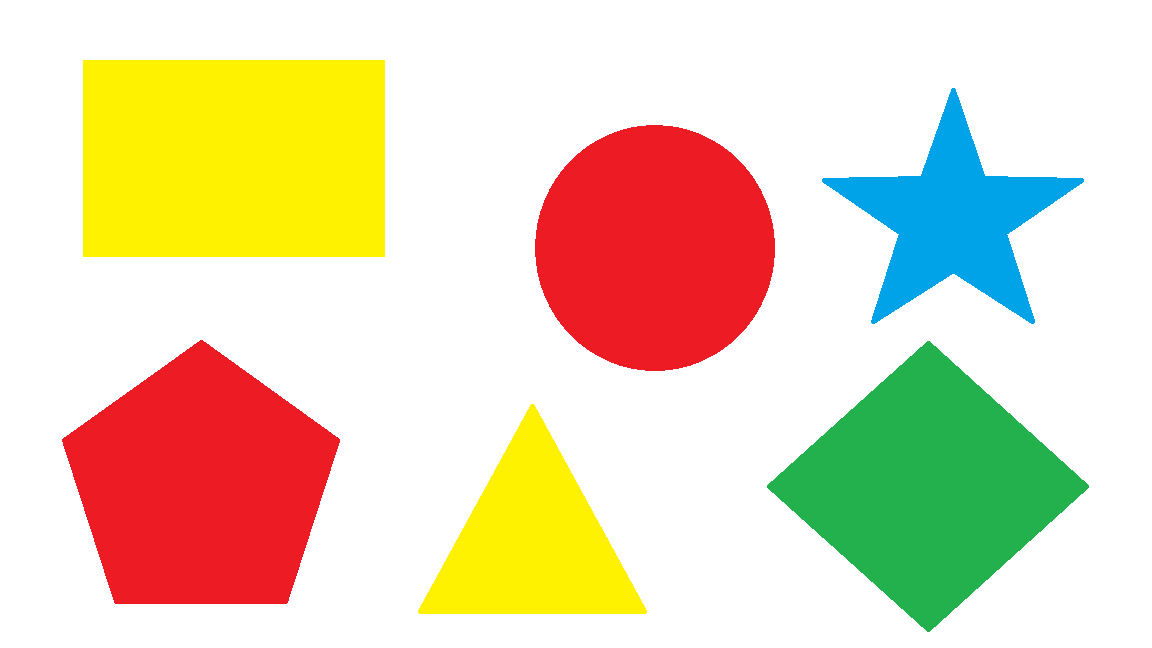
#> input picture OpenCVImage.png, 1152 x 648 px, found by its file name
$ python shapeAndColorRecognitionOpenCV.py
#> lines starting #> are read from the running program, lines starting #| are printed output that depends on the picture; after the words box and inside, x2 and y2 are one past the last pixel; in counts of white or black regions, pixels touching at a corner belong together
import cv2
import numpy as np
from matplotlib import pyplot as plt
import imutils

#Definisemo text i font
def writeText(text:str, x:int, y:int):
    cv2.putText(img,  text, (int(x- len(text)* 4),int(y+3.5)),
                    cv2.FONT_HERSHEY_DUPLEX, 0.5, (10 ,10,10), 1)

#Definisemo putanju sa koje citamo sliku
img = cv2.imread("C:/OpenCV/17200_17339_Projekat2/OpenCVImage.png")
#> img is the input picture: shape (648, 1152, 3); mean B, G, R 185.6, 216.2, 230.9

#Dictionary ("numberOfAngles","Name")
shapeDict:dict = {3:"triangle",4:"rectangle",5:"pengaton",10:"star"}

#Konverzija boja iz jednog u drugi "svet"
gray = cv2.cvtColor(img, cv2.COLOR_BGRA2GRAY)
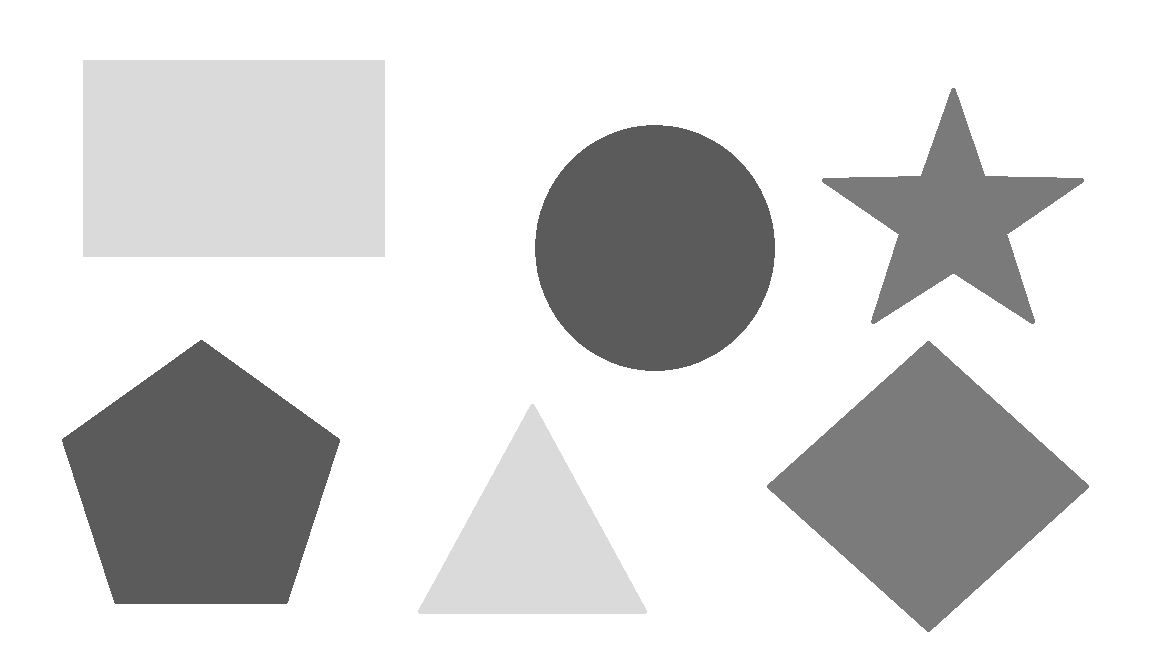
#> gray: shape (648, 1152); min 91, max 255, mean 217

hsv = cv2.cvtColor(img,cv2.COLOR_BGR2HSV)
#> hsv: shape (648, 1152, 3); mean H, S, V 33.9, 78.9, 247

#Numpy array opsezi
lower_yellow = np.array([25,70,120])
upper_yellow = np.array([30,255,255])

lower_green = np.array([40,70,80])
upper_green = np.array([70,255,255])

lower_red = np.array([0,50,120])
upper_red = np.array([10,255,255])

lower_red1 = np.array([170,50,50])
upper_red1 = np.array([180,255,255])

lower_blue = np.array([90,60,0])
upper_blue = np.array([121,255,255])

#Maske za propoznavanje boja u definisanim opsezima

maskList:list = list()
maskList.append(("Yellow",cv2.inRange(hsv,lower_yellow,upper_yellow)))
maskList.append(("Green",cv2.inRange(hsv,lower_green,upper_green)))
maskList.append(("Red",cv2.inRange(hsv,lower_red,upper_red) + cv2.inRange(hsv, lower_red1, upper_red1)))
maskList.append(("Blue",cv2.inRange(hsv, lower_blue,upper_blue)))


#Pribavljanje liste kontura po bojama

lista:list = list()
lista = map(lambda x: (x[0], imutils.grab_contours(cv2.findContours(x[1],cv2.RETR_TREE,cv2.CHAIN_APPROX_SIMPLE))),maskList)

#Lista lista
#Prolazak po konturama i po bojama
#counturs[0] <- Boja
#counturs[1] <- Lista kontura u toj boji

for contours in lista:
    for contour in contours[1]:
        approx = cv2.approxPolyDP(
        contour, 0.01 * cv2.arcLength(contour, True), True)
        cv2.drawContours(img, [contour], 0, (0, 0, 0), 1)

        approx = len(cv2.approxPolyDP(  #approx <- pamti broj uglova mnogougla
        contour, 0.01 * cv2.arcLength(contour, True), True))
        M = cv2.moments(contour) #Trazi centar figure kako bi ispisao u njoj oblik i boju
        if M['m00'] != 0.0:
            x = int(M['m10']/M['m00'])
            y = int(M['m01']/M['m00'])


        if approx in shapeDict.keys():
            writeText( contours[0] +" "+ shapeDict[approx],x,y)
        else:
            writeText( contours[0] +" circle",x,y)
#> this loop made 4 passes
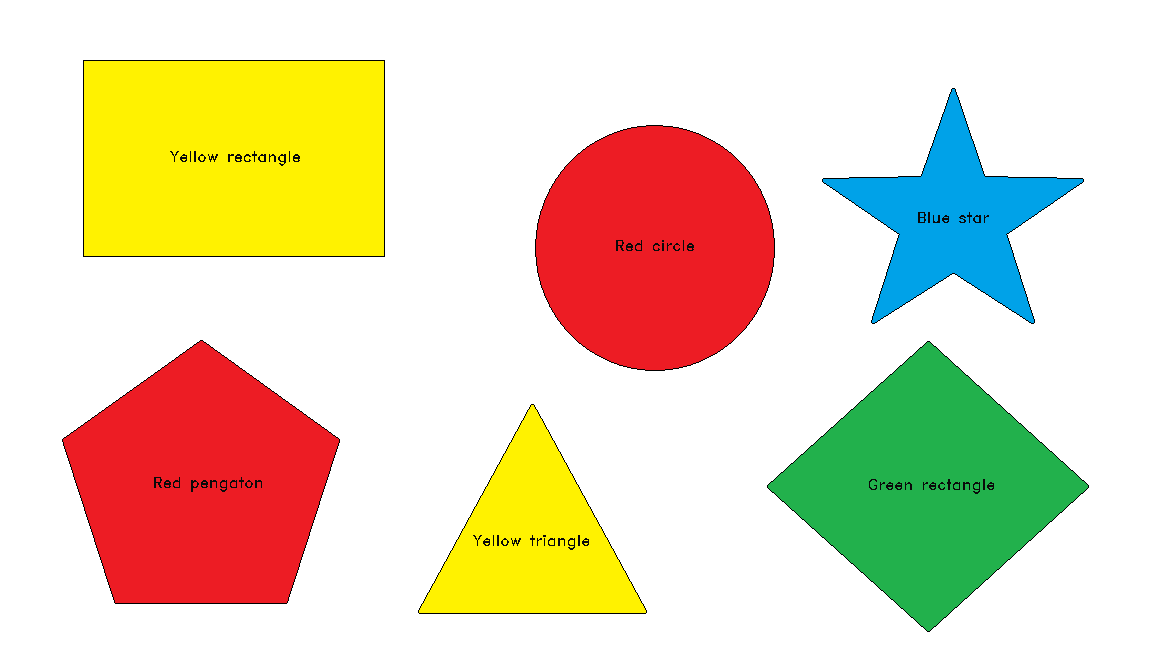
#> img: shape (648, 1152, 3); 0.89% of pixels changed, all inside (x1, y1, x2, y2) = (62, 60, 1089, 632)

cv2.imshow('Projekat II - OpenCV', img)
cv2.waitKey(0)
cv2.destroyAllWindows()
